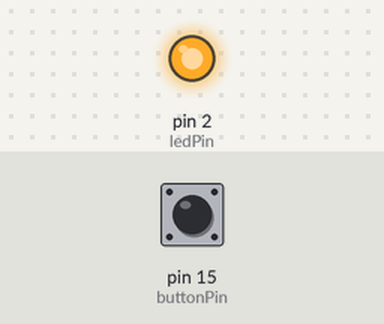
Simulated run of this sketch. Board: Arduino Uno, built with avr-gcc and run on an emulated ATmega328P. Parts: output pins drawn as LEDs (lit = HIGH). The inputs (shaded band) are chosen by the test bench; at power-on: pin 15 (buttonPin) LOW.

Above: at 2.8 s.
2.9 s: pin 15 (buttonPin) pulled HIGH for 1.2 s
At 4.0 s:
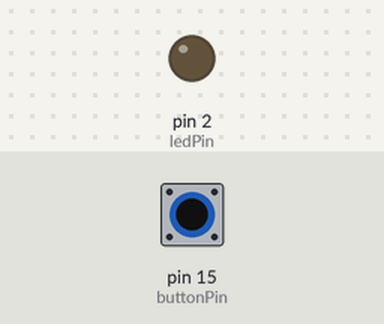
6.5 s: pin 15 (buttonPin) pulled HIGH for 3.2 s
At 10.5 s:
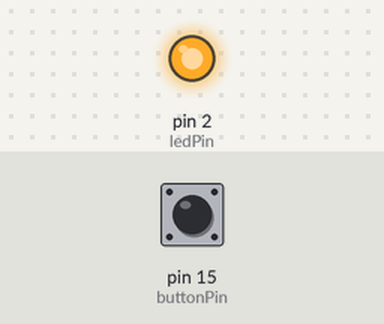
Timing chart, 0 to 12.0 s (numbered marks = the images above; inputs shaded):
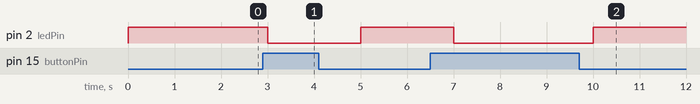

The sketch:

D8_Switch.ino
```cpp
const int buttonPin = 15; // GPIO 15 - D8
const int ledPin = 2;    // GPIO 2 - D4 - builtin led

int buttonState = 0;

void setup() {
  pinMode(ledPin, OUTPUT);
  // pinMode(buttonPin, INPUT_PULLUP); // pullup 지정을 해도 pulldown으로 동작
  pinMode(buttonPin, INPUT);
}

void LedOn() {
    digitalWrite(ledPin, LOW);
}

void LedOff() {
    digitalWrite(ledPin, HIGH);
}

void loop() {
  buttonState = digitalRead(buttonPin);

  if (buttonState == HIGH) { // 스위치가 닫히면,
    LedOn();
  } else { // 스위치가 열리면,
    LedOff();
  }

  delay(1000);
}
```

Measured:
- after the input at 2.9 s, pin 2 (ledPin): HIGH → LOW after 0.10 s, → HIGH 2.0 s later
- after the input at 6.5 s, pin 2 (ledPin): HIGH → LOW after 0.50 s, → HIGH 3.0 s later
